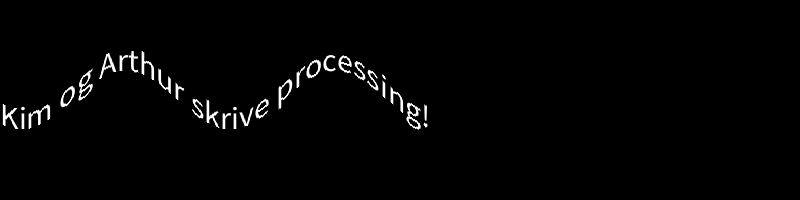
Frame 1 (no input)
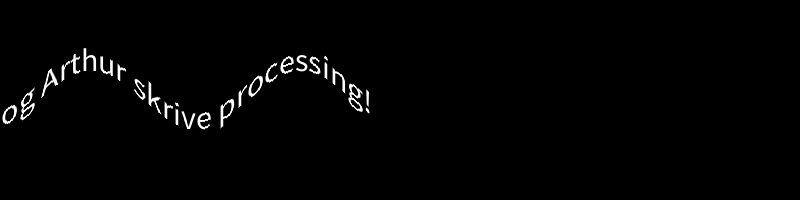
Frame 60 (the mouse pressed at the canvas centre just before this capture)
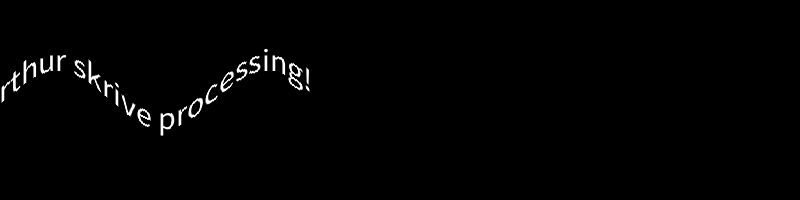
Frame 120 (the mouse held since frame 60 and released just before this capture)

The Processing sketch that drew these frames (run headless with seeded random() and noise(); from frame 60 on, the mouse is pressed at the canvas centre):

// Processing sketch: scroller_04_dypp
// ── scroller_04_dypp.pde
PGraphics textBuffer;
String message = "Kim og Arthur skrive processing!";
float waveAmplitude = 30; // Double the size of the sine wave
float waveFrequency = 0.03;
float scrollSpeed = 1;

void setup() {
  size(800, 200);
  
  // Create a buffer to draw the text off-screen
  textBuffer = createGraphics(width * 2, height);
  textBuffer.beginDraw();
  textBuffer.background(0);
  textBuffer.fill(255);
  textBuffer.textSize(32);
  textBuffer.text(message, 0, height / 2);
  textBuffer.endDraw();
}

void draw() {
  background(0);
  
  loadPixels(); // Load the pixels of the main canvas
  
  // Calculate the wave offset based on time
  float waveOffset = millis() / 1000.0;
  
  // Load the pixels from the text buffer
  textBuffer.loadPixels();
  
  // Apply the pixel wave effect
  for (int x = 0; x < textBuffer.width; x++) {
    for (int y = 0; y < textBuffer.height; y++) {
      int loc = x + y * textBuffer.width;
      
      // Only apply wave to non-black pixels (i.e., the white text)
      if (textBuffer.pixels[loc] != color(0)) {
        // Calculate the new Y position using the sine wave
        float wave = sin(x * waveFrequency + waveOffset) * waveAmplitude;
        int newY = y + int(wave);
        
        // Make sure the new Y position is within the canvas bounds
        if (newY >= 0 && newY < height) {
          int newLoc = x + newY * width;
          pixels[newLoc] = textBuffer.pixels[loc];
        }
      }
    }
  }
  
  updatePixels(); // Update the canvas with the new pixel positions
  
  // Scroll the text buffer to the left
  textBuffer.beginDraw();
  textBuffer.background(0);
  textBuffer.fill(255);
  textBuffer.text(message, -frameCount * scrollSpeed % width, height / 2);
  textBuffer.endDraw();
}
